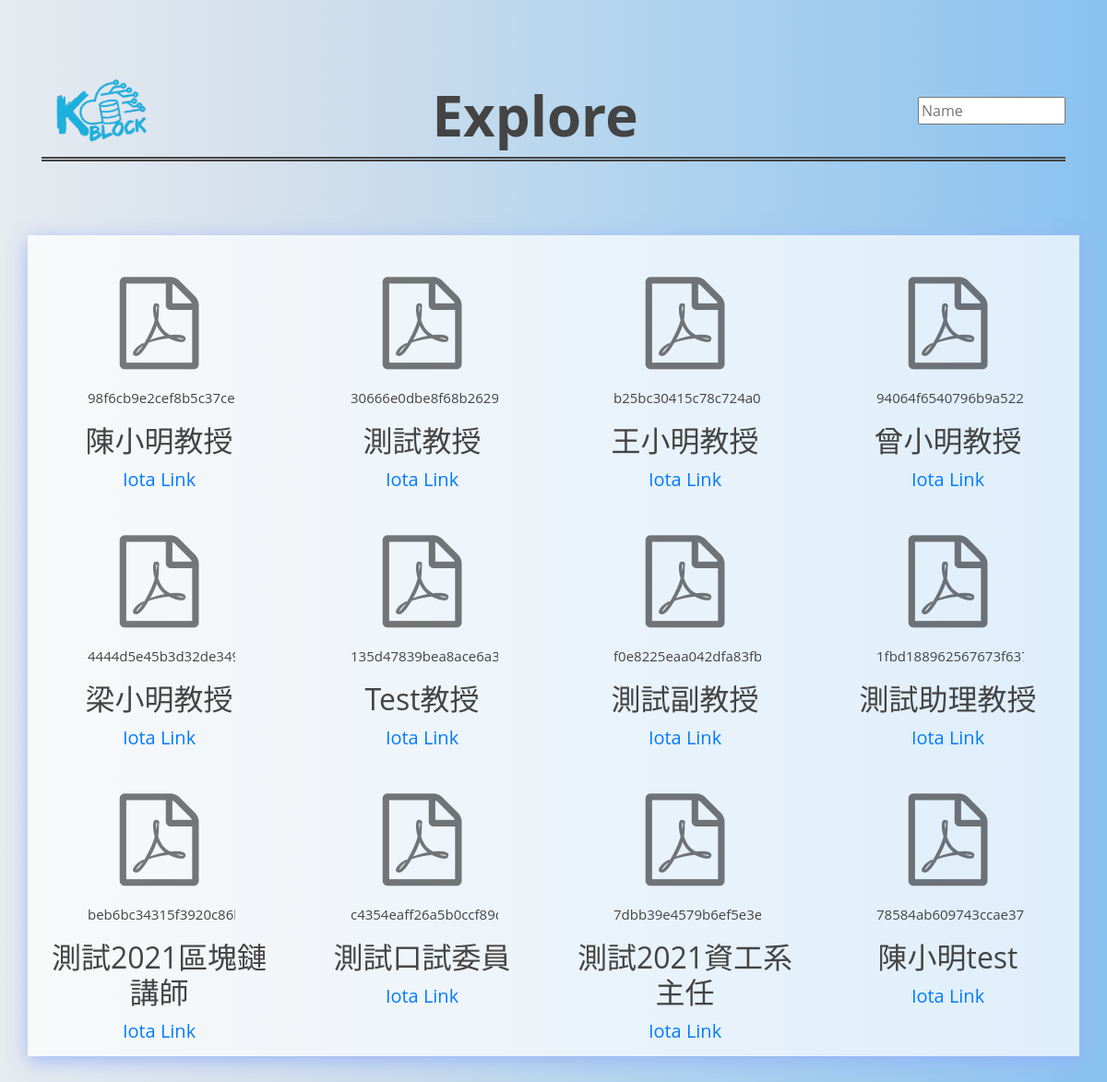
The app's page /commonarea, older data.
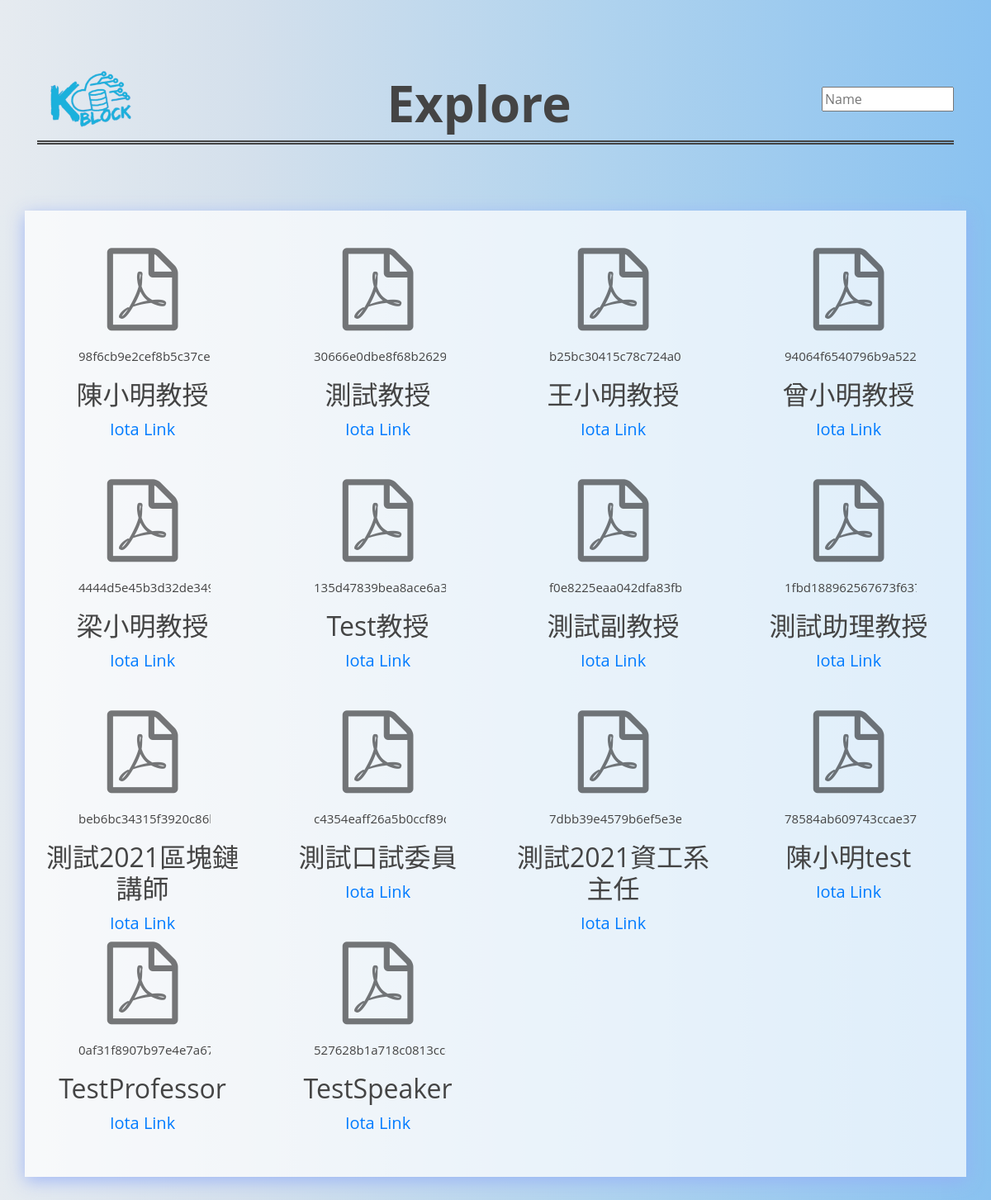
The same page, newer data.
### kblock/models.py (models this page shows, shortened)
class Certificate(models.Model):
    name= models.CharField(max_length=100 ,default="ok")
    pdf= models.FileField(upload_to='pdfs/', null=True, blank=True)
    hash= models.CharField(max_length=300 ,default="ok")
    web= models.CharField(max_length=1000,default="ok")

### kblock/views.py (the view)
# urls.py: path('commonarea', views.commonarea , name="common"),
def commonarea(request):
    search = ""
    if request.GET.get('text'):
        search = request.GET.get('text')
    data = Certificate.objects.filter(name__icontains = search)
    certif= {
        "certifs": data,
        "search" : search
    }
    return render(request,'commonarea.html',certif)

### kblock/templates/commonarea.html (shortened to what this page needs)
{% load static %}
<!DOCTYPE html>
<html>
<head>
    <link href="{% static 'theme/lib/bootstrap/css/bootstrap.min.css' %}" rel="stylesheet">
    <link rel="stylesheet" href="{% static 'theme/lib/font-awesome/css/font-awesome.min.css' %}">
</head>
<body>
    <div class="container">
        <div class="top">
            <a href="{% url 'kblock:index' %}"> <img src="{% static 'theme/img/logo4.0.png' %}" width="110" height="100" class="float-left" alt="logo"></a>
            <span>Explore</span>
            <form  action="{% url 'kblock:common' %}" method="get" class="float-right">
                <input type="text" name="text" placeholder="Name"  value="{{search}}" class="searchbar">
            </form>
        </div>
        {% if certifs %}
        <div class="row">
            {% for certif in certifs.all %}
            <div class="col-sm-3 box">
                <a  class="icon" href= "{{certif.pdf.url}}"><i class="fa fa-file-pdf-o" aria-hidden="true"></i></a>
                <br>
                <div class="hash"><p>{{certif.hash}}</p></div>
                <h3>{{certif.name}}</h3>
                <a href={{certif.web}}>Iota Link</a>
            </div>
            {% endfor%}
        </div>
        {% else %}
        <div class="error">
            <h3 class="error">No result for {{search}}</h3>
        </div>
        {% endif %}
    </div>
</body>
</html>

### kblock/templates/commonarea.html (style rules this page uses)
body { background: linear-gradient(to right,#e6ebf0 0%,#d4e0ec 25%,#b0d3ee 60%, #8ac2f0); height: 100%; color: #444; font-family: "Open Sans"; }
.row { display: flex; box-shadow: 0 5px 20px 0 rgba(148, 174, 247, 0.822); background-color: rgba(255, 255, 255, 0.719); padding-bottom: 50px; margin-bottom: 50px; }
.top { text-align: center; margin: 80px 0; border-bottom: 5px double #444; }
.top span { font-size: 60px; font-weight: bold; }
.top img { margin-left:10px; padding-bottom: 20px; }
.box { height: 280px; text-align: center; }
.box i { margin-top: 25px; padding: 20px 0px; font-size: 100px; color: rgba(0, 0, 0, 0.527); }
.box h3 { font-size: 32px; }
.box a { font-size: 20px; }
.searchbar { width: 160px; margin-top: 25px; }
.hash { font-size: 15px; margin-left: 50px; width: 160px; overflow: hidden; white-space: nowrap; text-overflow: ellipsis; word-break:break-all; }

Row changes from the older to the newer data that the page shows:
added Certificate: hash "0af31f8907b97e4e7a…", name "TestProfessor"
added Certificate: hash "527628b1a718c0813…", name "TestSpeaker"
